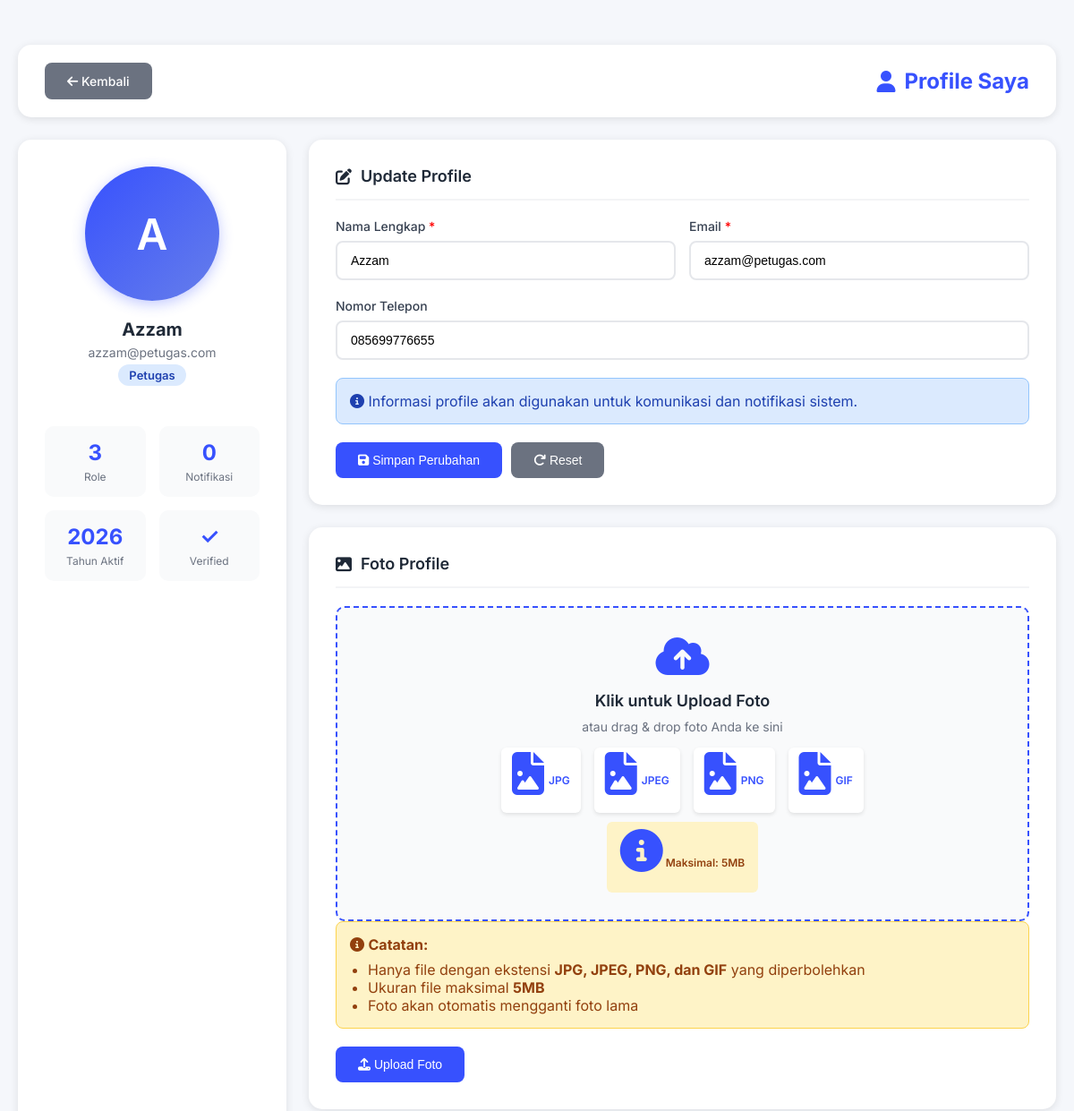
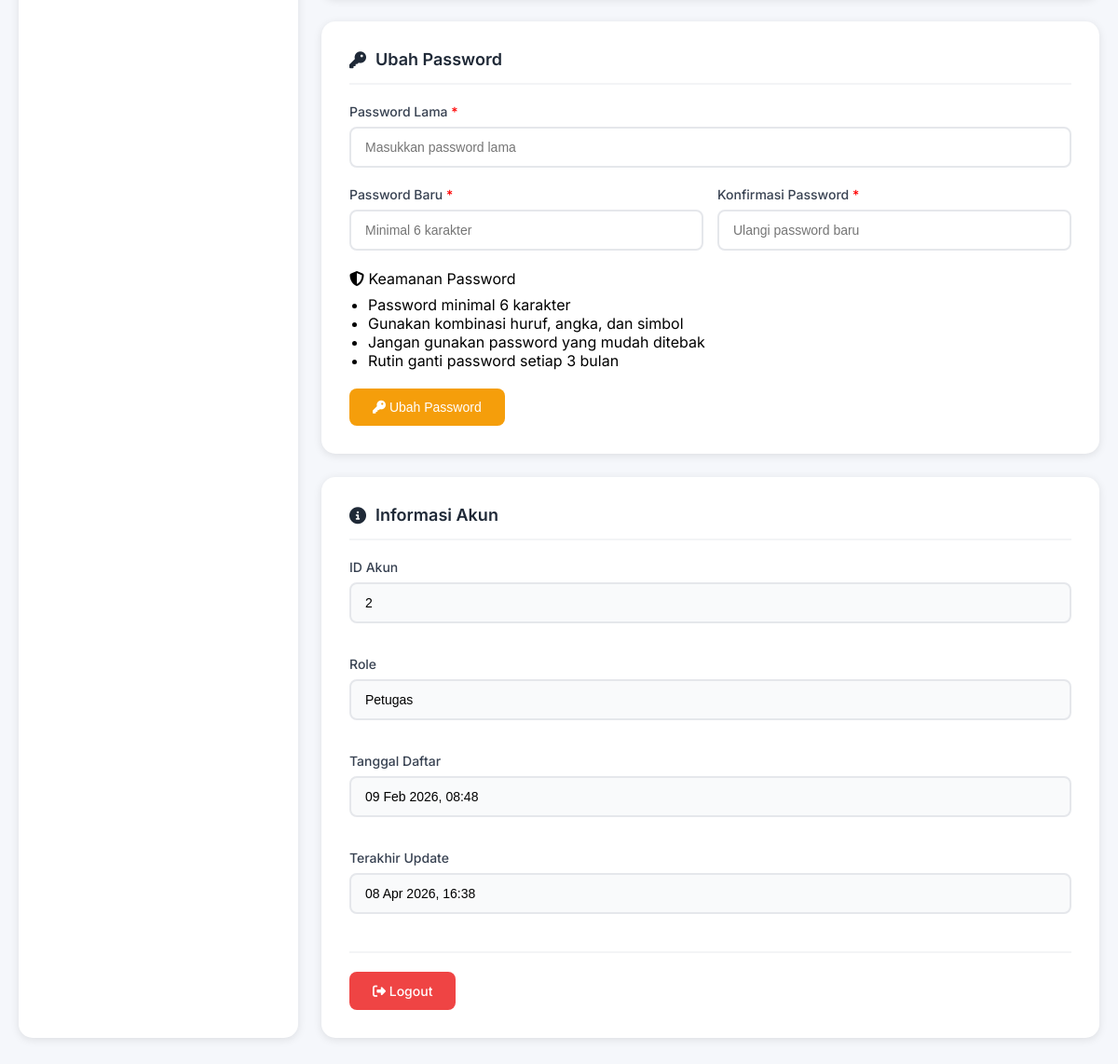
Screenshot of /Petugas/profile_petugas.php (signed in) with the database file from the repository (2 pictures, top to bottom).
### tables this page shows
CREATE TABLE `users` (
  `id` int(11) NOT NULL,
  `full_name` varchar(100) NOT NULL,
  `email` varchar(100) NOT NULL,
  `phone` varchar(20) DEFAULT NULL,
  `address` text DEFAULT NULL,
  `profile_picture` varchar(255) DEFAULT NULL,
  `password` varchar(255) NOT NULL,
  `role` enum('user','petugas','admin') DEFAULT 'user',
  `balance` decimal(10,2) DEFAULT 0.00,
  `status` enum('active','inactive') DEFAULT 'active',
  `created_at` timestamp NOT NULL DEFAULT current_timestamp(),
  `updated_at` timestamp NOT NULL DEFAULT current_timestamp() ON UPDATE current_timestamp()
);

### Petugas/profile_petugas.php (the view, shortened to what this page needs)
<?php
require_once '../config.php';
$user_id = $_SESSION['user_id'];
try {
    $stmt = $conn->prepare("SELECT * FROM users WHERE id = :id");
    $stmt->execute(['id' => $user_id]);
    $user = $stmt->fetch();
} catch(PDOException $e) {
    $_SESSION['error'] = "Terjadi kesalahan: " . $e->getMessage();
    header('Location: petugas_dashboard');
    exit();
}
?>
<!DOCTYPE html>
<html lang="id">
<head>
    <link rel="stylesheet" href="https://cdnjs.cloudflare.com/ajax/libs/font-awesome/6.4.0/css/all.min.css">
</head>
<body>
    <div class="container">
        <div class="header">
            <a href="petugas_dashboard.php" class="btn btn-secondary">
                <i class="fas fa-arrow-left"></i> Kembali
            </a>
            <h1><i class="fas fa-user"></i> Profile Saya</h1>
        </div>
        <div class="profile-container">
            <div class="profile-sidebar">
                <div class="profile-picture">
                    <div class="avatar-large" onclick="document.getElementById('file_input').click()">
                        <?php if($user['profile_picture'] && file_exists('../uploads/profiles/' . $user['profile_picture'])): ?>
                            <img src="../uploads/profiles/<?php echo $user['profile_picture']; ?>" alt="Profile Picture" id="profile_image">
                        <?php else: ?>
                            <?php echo strtoupper(substr($user['full_name'], 0, 1)); ?>
                        <?php endif; ?>
                    </div>
                    <div class="user-info">
                        <div class="user-name"><?php echo $user['full_name']; ?></div>
                        <div class="user-email"><?php echo $user['email']; ?></div>
                        <div class="user-role"><?php echo ucfirst($user['role']); ?></div>
                    </div>
                </div>
                <div class="user-stats">
                    <div class="stat-item">
                        <div class="stat-value">3</div>
                        <div class="stat-label">Role</div>
                    </div>
                    <div class="stat-item">
                        <div class="stat-value">0</div>
                        <div class="stat-label">Notifikasi</div>
                    </div>
                    <div class="stat-item">
                        <div class="stat-value"><?php echo date('Y'); ?></div>
                        <div class="stat-label">Tahun Aktif</div>
                    </div>
                    <div class="stat-item">
                        <div class="stat-value">✓</div>
                        <div class="stat-label">Verified</div>
                    </div>
                </div>
            </div>
            <div class="profile-content">
                <div class="profile-card">
                    <div class="card-title">
                        <i class="fas fa-edit"></i> Update Profile
                    </div>
                    <form method="POST">
                        <div class="form-row">
                            <div class="form-group">
                                <label for="full_name">Nama Lengkap <span style="color: red;">*</span></label>
                                <input type="text" id="full_name" name="full_name" value="<?php echo htmlspecialchars($user['full_name']); ?>" required>
                            </div>
                            <div class="form-group">
                                <label for="email">Email <span style="color: red;">*</span></label>
                                <input type="email" id="email" name="email" value="<?php echo htmlspecialchars($user['email']); ?>" required>
                            </div>
                        </div>
                        <div class="form-group">
                            <label for="phone">Nomor Telepon</label>
                            <input type="tel" id="phone" name="phone" value="<?php echo htmlspecialchars($user['phone'] ?? ''); ?>" placeholder="Masukkan nomor telepon">
                        </div>
                        <div class="alert alert-info">
                            <i class="fas fa-info-circle"></i>
                            Informasi profile akan digunakan untuk komunikasi dan notifikasi sistem.
                        </div>
                        <div class="btn-group">
                            <button type="submit" name="update_profile" class="btn">
                                <i class="fas fa-save"></i> Simpan Perubahan
                            </button>
                            <button type="reset" class="btn btn-secondary">
                                <i class="fas fa-redo"></i> Reset
                            </button>
                        </div>
                    </form>
                </div>
                <div class="profile-card">
                    <div class="card-title">
                        <i class="fas fa-image"></i> Foto Profile
                    </div>
                    <form method="POST" enctype="multipart/form-data">
                        <div class="file-upload-area" onclick="document.getElementById('file_input').click()">
                            <i class="fas fa-cloud-upload-alt"></i>
                            <h4>Klik untuk Upload Foto</h4>
                            <p>atau drag & drop foto Anda ke sini</p>
                            <div class="allowed-extensions">
                                <span><i class="fas fa-file-image"></i> JPG</span>
                                <span><i class="fas fa-file-image"></i> JPEG</span>
                                <span><i class="fas fa-file-image"></i> PNG</span>
                                <span><i class="fas fa-file-image"></i> GIF</span>
                            </div>
                            <div class="max-size">
                                <i class="fas fa-info-circle"></i> Maksimal: 5MB
                            </div>
                        </div>
                        <div class="alert alert-warning">
                            <i class="fas fa-info-circle"></i>
                            <strong>Catatan:</strong>
                            <ul style="margin-left: 20px; margin-top: 8px;">
                                <li>Hanya file dengan ekstensi <strong>JPG, JPEG, PNG, dan GIF</strong> yang diperbolehkan</li>
                                <li>Ukuran file maksimal <strong>5MB</strong></li>
                                <li>Foto akan otomatis mengganti foto lama</li>
                            </ul>
                        </div>
                        <div class="btn-group">
                            <button type="submit" class="btn">
                                <i class="fas fa-upload"></i> Upload Foto
                            </button>
                        </div>
                    </form>
                </div>
                <div class="profile-card">
                    <div class="card-title">
                        <i class="fas fa-key"></i> Ubah Password
                    </div>
                    <form method="POST">
                        <div class="form-group">
                            <label for="current_password">Password Lama <span style="color: red;">*</span></label>
                            <input type="password" id="current_password" name="current_password" required placeholder="Masukkan password lama">
                        </div>
                        <div class="form-row">
                            <div class="form-group">
                                <label for="new_password">Password Baru <span style="color: red;">*</span></label>
                                <input type="password" id="new_password" name="new_password" required placeholder="Minimal 6 karakter" minlength="6">
                            </div>
                            <div class="form-group">
                                <label for="confirm_password">Konfirmasi Password <span style="color: red;">*</span></label>
                                <input type="password" id="confirm_password" name="confirm_password" required placeholder="Ulangi password baru" minlength="6">
                            </div>
                        </div>
                        <div class="security-section">
                            <div class="security-title">
                                <i class="fas fa-shield-alt"></i>
                                <span>Keamanan Password</span>
                            </div>
                            <div class="security-text">
                                <ul style="margin-left: 20px; margin-top: 8px;">
                                    <li>Password minimal 6 karakter</li>
                                    <li>Gunakan kombinasi huruf, angka, dan simbol</li>
                                    <li>Jangan gunakan password yang mudah ditebak</li>
                                    <li>Rutin ganti password setiap 3 bulan</li>
                                </ul>
                            </div>
                        </div>
                        <div class="btn-group">
                            <button type="submit" name="change_password" class="btn btn-warning">
                                <i class="fas fa-key"></i> Ubah Password
                            </button>
                        </div>
                    </form>
                </div>
                <div class="profile-card">
                    <div class="card-title">
                        <i class="fas fa-info-circle"></i> Informasi Akun
                    </div>
                    <div style="display: grid; gap: 15px;">
                        <div class="form-group">
                            <label>ID Akun</label>
                            <input type="text" value="<?php echo $user['id']; ?>" readonly style="background: #f9fafb; cursor: not-allowed;">
                        </div>
                        <div class="form-group">
                            <label>Role</label>
                            <input type="text" value="<?php echo ucfirst($user['role']); ?>" readonly style="background: #f9fafb; cursor: not-allowed;">
                        </div>
                        <div class="form-group">
                            <label>Tanggal Daftar</label>
                            <input type="text" value="<?php echo date('d M Y, H:i', strtotime($user['created_at'])); ?>" readonly style="background: #f9fafb; cursor: not-allowed;">
                        </div>
                        <div class="form-group">
                            <label>Terakhir Update</label>
                            <input type="text" value="<?php echo date('d M Y, H:i', strtotime($user['updated_at'])); ?>" readonly style="background: #f9fafb; cursor: not-allowed;">
                        </div>
                    </div>
                    <div style="margin-top: 20px; padding-top: 20px; border-top: 2px solid #f3f4f6;">
                        <a href="../Auth/logout.php" class="btn btn-danger">
                            <i class="fas fa-sign-out-alt"></i> Logout
                        </a>
                    </div>
                </div>
            </div>
        </div>
    </div>
</body>
</html>

### Petugas/profile_petugas.php (style rules this page uses)
* { margin: 0; padding: 0; box-sizing: border-box; }
body { font-family: 'Inter', sans-serif; background: #f5f7fb; }
.container { max-width: 1200px; margin: 30px auto; padding: 20px; }
.header { background: white; padding: 20px 30px; border-radius: 15px; box-shadow: 0 2px 10px rgba(0,0,0,0.1); margin-bottom: 25px; display: flex; justify-content: space-between; align-items: center; }
.header h1 { color: #3751fe; font-size: 24px; display: flex; align-items: center; gap: 10px; }
.btn { display: inline-block; padding: 12px 25px; background: #3751fe; color: white; text-decoration: none; border-radius: 8px; font-weight: 500; transition: all 0.3s; border: none; cursor: pointer; font-size: 14px; }
.btn-secondary { background: #6b7280; }
.btn-danger { background: #ef4444; }
.btn-warning { background: #f59e0b; }
.profile-container { display: grid; grid-template-columns: 300px 1fr; gap: 25px; }
.profile-sidebar { background: white; border-radius: 15px; padding: 30px; box-shadow: 0 2px 10px rgba(0,0,0,0.1); }
.profile-picture { display: flex; flex-direction: column; align-items: center; gap: 20px; margin-bottom: 25px; }
.avatar-large { width: 150px; height: 150px; border-radius: 50%; background: linear-gradient(135deg, #3751fe 0%, #667eea 100%); display: flex; align-items: center; justify-content: center; color: white; font-weight: 600; font-size: 48px; overflow: hidden; position: relative; box-shadow: 0 4px 15px rgba(55, 81, 254, 0.3); cursor: pointer; transition: all 0.3s; }
.user-info { text-align: center; margin-bottom: 20px; }
.user-name { font-size: 20px; font-weight: 700; color: #1f2937; margin-bottom: 5px; }
.user-email { font-size: 14px; color: #6b7280; margin-bottom: 5px; }
.user-role { display: inline-block; background: #dbeafe; color: #1e40af; padding: 4px 12px; border-radius: 20px; font-size: 13px; font-weight: 600; }
.user-stats { display: grid; grid-template-columns: 1fr 1fr; gap: 15px; margin-top: 20px; }
.stat-item { text-align: center; padding: 15px; background: #f9fafb; border-radius: 10px; }
.stat-value { font-size: 24px; font-weight: 700; color: #3751fe; margin-bottom: 5px; }
.stat-label { font-size: 12px; color: #6b7280; }
.profile-content { display: flex; flex-direction: column; gap: 25px; }
.profile-card { background: white; border-radius: 15px; padding: 30px; box-shadow: 0 2px 10px rgba(0,0,0,0.1); }
.card-title { font-size: 18px; font-weight: 600; color: #1f2937; margin-bottom: 20px; padding-bottom: 15px; border-bottom: 2px solid #f3f4f6; display: flex; align-items: center; gap: 10px; }
.form-group { margin-bottom: 20px; }
.form-group label { display: block; font-weight: 500; color: #374151; margin-bottom: 8px; font-size: 14px; }
.form-group input { width: 100%; padding: 12px 15px; border: 2px solid #e5e7eb; border-radius: 8px; font-size: 14px; transition: all 0.3s; }
.form-row { display: grid; grid-template-columns: 1fr 1fr; gap: 15px; }
.btn-group { display: flex; gap: 10px; margin-top: 20px; }
.alert { padding: 15px; border-radius: 8px; margin-bottom: 20px; }
.alert-info { background: #dbeafe; color: #1e40af; border: 1px solid #93c5fd; }
.alert-warning { background: #fef3c7; color: #92400e; border: 1px solid #fcd34d; }
.file-upload-area { background: #f9fafb; border: 2px dashed #3751fe; border-radius: 10px; padding: 30px; text-align: center; cursor: pointer; transition: all 0.3s; margin-top: 20px; }
.file-upload-area i { font-size: 48px; color: #3751fe; margin-bottom: 15px; }
.file-upload-area h4 { font-size: 18px; font-weight: 600; color: #1f2937; margin-bottom: 10px; }
.file-upload-area p { color: #6b7280; font-size: 14px; margin-bottom: 15px; }
.allowed-extensions { display: flex; justify-content: center; gap: 15px; margin-top: 15px; flex-wrap: wrap; }
.allowed-extensions span { display: inline-flex; align-items: center; gap: 5px; background: white; padding: 5px 12px; border-radius: 6px; font-size: 12px; font-weight: 600; color: #3751fe; box-shadow: 0 2px 4px rgba(0,0,0,0.1); }
.max-size { background: #fef3c7; color: #92400e; padding: 8px 15px; border-radius: 6px; font-size: 12px; font-weight: 600; display: inline-block; margin-top: 10px; }

### rows the page displays
users: full_name "A", full_name "Azzam", email "azzam@petugas.com", role "Petugas", phone "085699776655", id "2", created_at "09 Feb 2026, 08:48", updated_at "08 Apr 2026, 16:38"
